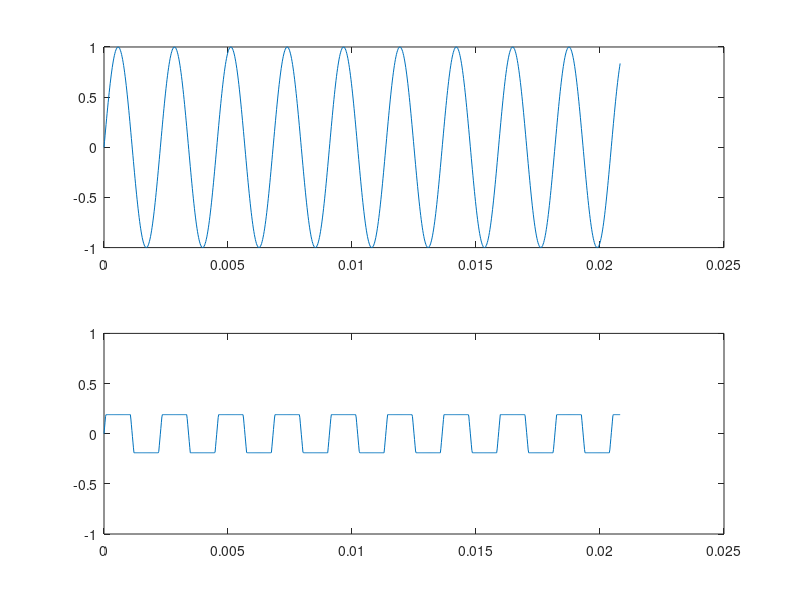

The MATLAB script that drew this image: (Note: this script raises an error after producing the figure.)
%% AudioPlayground
%  Script by adqeor@XJTU

%% 强制限幅引发失真

close all;

t_span = 0.5;
Fs = 48e3;
t = 0:1/Fs:t_span;
f = 440;

SC = 1;
clipRatio = .19;

y = SC*sin(2*pi*f*t);

yClipped = y;
yClipped( yClipped > SC*clipRatio) = SC*clipRatio;
yClipped( yClipped < -SC*clipRatio) = -SC*clipRatio;

figure; ax1 = subplot(211); ax2 = subplot(212);
plot(ax1, t(1:1000), y(1:1000)); ylim([-SC SC]);
plot(ax2, t(1:1000), yClipped(1:1000)); ylim([-SC SC]);

% soundsc(y, Fs); % soundsc 将音频信号摆幅缩放到正负 1 后播放
% pause(t_span); % sound 和 soundsc 是非阻塞播放, 接连两个 sound 会让两段声音叠起来
% pause(t_span);
% soundsc(yClipped, Fs);


figure; pspectrum([y; yClipped]', Fs, 'power', 'FrequencyLimits', [20, 8e3] ); % MATLAB 以列向量为信号通道划分 
legend({'y','yClipped'});

% figure('Name','y'); thd(yClipped, Fs); figure('Name','yClipped'); thd(yClipped, Fs);

%% 音响共振测试程序

Fs = 40e3;
tSpan = 0.5;
t = 0:1/Fs:tSpan;

f0 = 200;
f1 = 400;
n = 20;

freqs = logspace(log10(f0), log10(f1), n);
% freqs = 12e3:.5e3:20e3;

for freq = freqs
	disp(freq);
	y = sin(2*pi*freq .* t);
	audioplayer(y, Fs).playblocking();
end

%% 扫频测试

Fs = 40e3;
tSpan = 4;
t = 0:1/Fs:tSpan;

freq1 = 200;
freq2 = 5e3;

% 线性扫频, f1 扫到 f2
y = chirp(t, freq1, tSpan, freq2, 'linear');

soundsc(y, Fs);

%% Musical_Instrument.m
% 16 Mar, 2021 合并至 AudioPlayground

Fs = 44100;

f = logspace(log10(440), log10(880), 8);

t_span = 0.22;
t = 0:1/Fs:t_span;

y = [];


for i = 1:length(f)
	y = [y, 1.2 .* note( f(i), t) .* flip( gredge(length(t), 'ecl_4', length(t)*.4) )];
end

sound(y, Fs);

function arr = note(baseFreq, timeVect)
	arr = harmonics(baseFreq*[1 2 3 4], [1 .2 .4 .05], [pi 0 0 0], timeVect);
end
